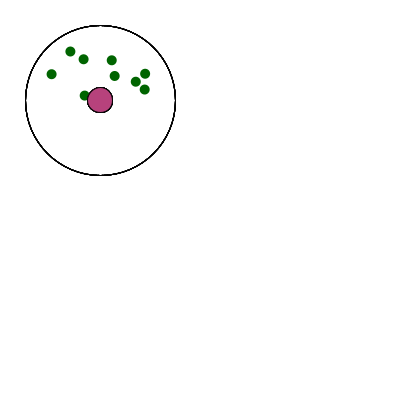
Frame 1 (no input)
Frame 60 (the mouse pressed at the canvas centre just before this capture): identical to frame 1, image omitted
Frame 120 (the mouse held since frame 60 and released just before this capture): identical to frame 1, image omitted

The Processing sketch that drew this single still picture (run headless with seeded random() and noise(); from frame 60 on, the mouse is pressed at the canvas centre):

// Processing sketch: prototipo
// ── prototipo.pde
Celula[] cels;
Nucleo n;
K8 k;


int circleX, circleY;  

int circleSize = 150;   

color rectColor;
color circleColor;
color baseColor;

boolean rectOver = false;
boolean circleOver = false;


void setup() {
  size(400, 400);

  rectColor = color(0);
  circleColor = color(255);
  baseColor = color(102);
  circleX = 100;
  circleY = 100;

  //n = new Nucleo();

  k = new K8();

  cels = new Celula[10];
  for (int i= 0; i <cels.length; i++) {
    cels[i] = new Celula();
  }
}
void draw() {
  background(255);

  //  Nucleo.display();

  //cels[0].nucleo();

  k.display();

  for (int i= 0; i <cels.length; i++) {
    cels[i].display();

    // cels[i].colision();

    update(mouseX, mouseY);

    noStroke();
    if (rectOver) {
    } else if (circleOver) {
      cels[i].move();
    } // else {
    //  background (255);
    //}

    stroke(255);


   stroke(4);
    noFill();
    ellipse(circleX, circleY, circleSize, circleSize);
    fill(183,66,124);
    ellipse(circleX,circleY, 25,25);
    
  }
}

void update (int x, int y) {
  if ( overCircle(circleX, circleY, circleSize) ) {
    circleOver = true;
  } else {
    circleOver = rectOver = false;
  }
}

boolean overCircle(int x, int y, int diameter) {

  float disX = x - mouseX;
  float disY = y - mouseY;

  if (sqrt(sq(disX) + sq(disY)) < diameter/2 ) {
    return true;
  } else {
    return false;
  }
}

// ── Celula.pde
class Celula {

  float x;
  float y;
  float r;
  float velX;
  float velY;



  // nucleo 

  float x1, y1, r1; 

  float d;
  float col;
  
  boolean apagar = false;
  


  Celula() {

    x = random(50,150);
    y = random(50, 150);
    velX= 0;
    velY=0;

    x1 = 100;
    y1 = 100;
    r1= 25;
  }
  void display() {

    pushStyle();

    noStroke();
    fill(0, 100, 0);


    ellipse(x, y, 10, 10);


    popStyle();
  }

  // MOVIMIENTO 
  void move() {

    if (mouseX > x) {
      velX = 0.2;
      x= x+velX;
    } else {
      velX = 0.2;
      x= x-velX;
    }
    if (mouseY > y) {
      velY = 0.2;
      y= y+velY;
    } else if ( mouseY < y) {
      velY = 0.2;
      y= y-velY;
      
      if(apagar = true){
      velX = 0 ;
      
      velY = 0;
      
      }

}

//nucleo 

//void nucleo() {

//  pushStyle();
//  fill(100, 0, 0);

//  ellipse(x1, y1, r1*2, r1*2);

//  popStyle();
//}

//void colision() {

//  d = dist(x, y, x1, y1);

//  if (d < r + r1) {

//    col = true;
//  }
}
}

// ── K8.pde
class K8 {


  float x;
  float y;
  float tam;
  float vel;



  K8() {


    x = 700;
    y = 100;
    tam = 20;
    vel = 1;
  }

  void display() {

    pushStyle();

    fill(200,0,0);
    square(x, y, tam);

    x = x -vel;

    popStyle();
  }
}

// ── Nucleo.pde
class Nucleo {
  float x;
  float y;
  float r;

  Nucleo() {

    x = 100;
    y= 100;
    r = 50;
  }
  void display() {


    stroke(1);
    ellipse(x, y, r*2, r*2);
    noFill();
    ellipse(x, y, r*4, r*4);


  }
}
